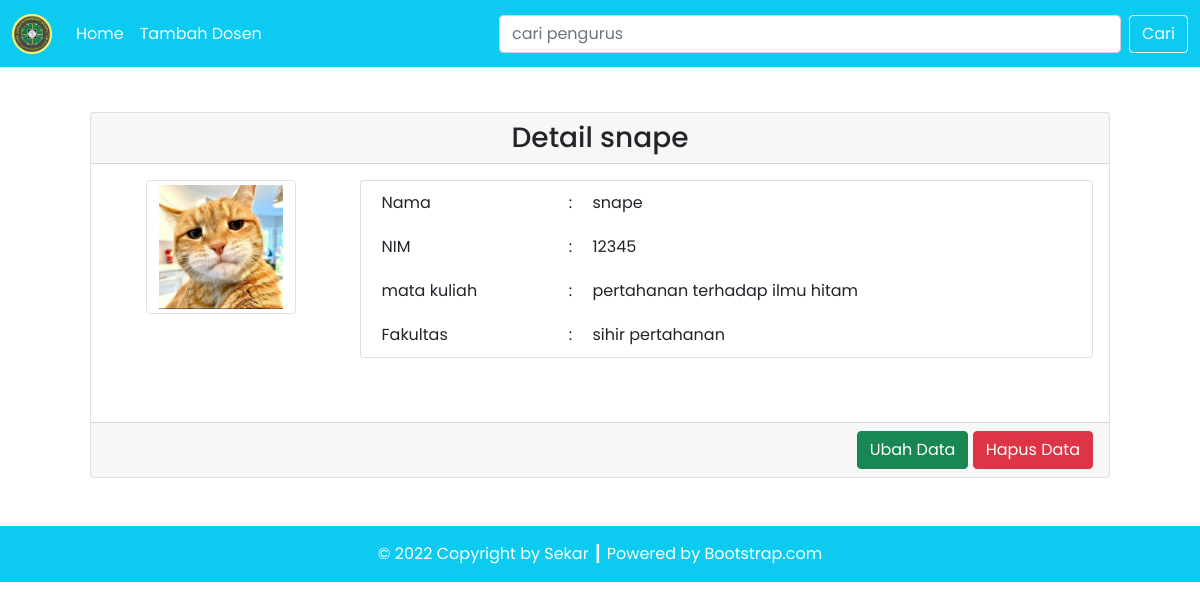
Screenshot of /detail.php?id=1 with the database file from the repository.
### tables this page shows
CREATE TABLE `dosen` (
  `dosen_id` int(11) NOT NULL,
  `dosen_foto` varchar(255) NOT NULL,
  `dosen_NIK` varchar(22) NOT NULL,
  `dosen_nama` varchar(100) NOT NULL,
  `mataKuliah_id` int(11) NOT NULL,
  `fakultas_id` int(11) NOT NULL
);

CREATE TABLE `matakuliah` (
  `mataKuliah_id` int(11) NOT NULL,
  `mataKuliah_nama` varchar(100) NOT NULL
);

CREATE TABLE `fakultas` (
  `fakultas_id` int(11) NOT NULL,
  `fakultas_nama` varchar(100) NOT NULL
);

### config/db.php (called while the page is built)
<?php
$DB_HOST = "localhost";
$DB_USERNAME = "root";
$DB_PASSWORD = "";
$DB_NAME = "db_dosenHogwarts";

### classes/DB.php (called while the page is built, shortened)
<?php
class DB
{
    private $hostname;
    private $username;
    private $password;
    private $dbname;
    private $conn;
    private $result;
    function __construct($hostname, $username, $password, $dbname)
    {
        $this->hostname = $hostname;
        $this->username = $username;
        $this->password = $password;
        $this->dbname = $dbname;
    }
    function open()
    {
        $this->conn = mysqli_connect($this->hostname, $this->username, $this->password, $this->dbname);
    }
    function execute($query)
    {
        $this->result = mysqli_query($this->conn, $query);
    }
    function getResult()
    {
        return mysqli_fetch_array($this->result);
    }
}

### classes/Dosen.php (called while the page is built, shortened)
<?php
class Dosen extends DB
{
    function getDosenById($id)
    {
        $query = "SELECT * FROM dosen JOIN fakultas ON dosen.fakultas_id=fakultas.fakultas_id JOIN matakuliah ON dosen.mataKuliah_id=matakuliah.mataKuliah_id WHERE dosen_id=$id";
        return $this->execute($query);
    }
}

### detail.php (the view, shortened to what this page needs)
<?php
include('config/db.php');
include('classes/DB.php');
include('classes/Matakuliah.php');
include('classes/Dosen.php');
$dosen = new Dosen($DB_HOST, $DB_USERNAME, $DB_PASSWORD, $DB_NAME);
$dosen->open();
$data = nulL;
if (isset($_GET['id'])) {
    $id = $_GET['id'];
    if ($id > 0) {
        $dosen->getDosenById($id);
        $row = $dosen->getResult();
        $data .= '<div class="card-header text-center">
        <h3 class="my-0">Detail ' . $row['dosen_nama'] . '</h3>
        </div>
        <div class="card-body text-end">
            <div class="row mb-5">
                <div class="col-3">
                    <div class="row justify-content-center">
                        <img src="assets/images/' . $row['dosen_foto'] . '" class="img-thumbnail" alt="' . $row['dosen_foto'] . '" width="60">
                        </div>
                    </div>
                    <div class="col-9">
                        <div class="card px-3">
                            <table border="0" class="text-start">
                                <tr>
                                    <td>Nama</td>
                                    <td>:</td>
                                    <td>' . $row['dosen_nama'] . '</td>
                                </tr>
                                <tr>
                                    <td>NIM</td>
                                    <td>:</td>
                                    <td>' . $row['dosen_NIK'] . '</td>
                                </tr>
                                <tr>
                                    <td>mata kuliah</td>
                                    <td>:</td>
                                    <td>' . $row['mataKuliah_nama'] . '</td>
                                </tr>
                                <tr>
                                    <td>Fakultas</td>
                                    <td>:</td>
                                    <td>' . $row['fakultas_nama'] . '</td>
                                </tr>
                            </table>
                        </div>
                    </div>
                </div>
            </div>
            <div class="card-footer text-end">
                <a href="editdosen.php"><button type="button" class="btn btn-success text-white">Ubah Data</button></a>
                <a href="detail.php?hapus=' . $row['dosen_id'] . '"><button type="button" class="btn btn-danger">Hapus Data</button></a>
            </div>';
    }
}

### rows the page displays
dosen: dosen_nama "snape", dosen_foto (picture), dosen_NIK "12345", mataKuliah.mataKuliah_nama "pertahanan terhadap ilmu hitam", fakultas.fakultas_nama "sihir pertahanan"
